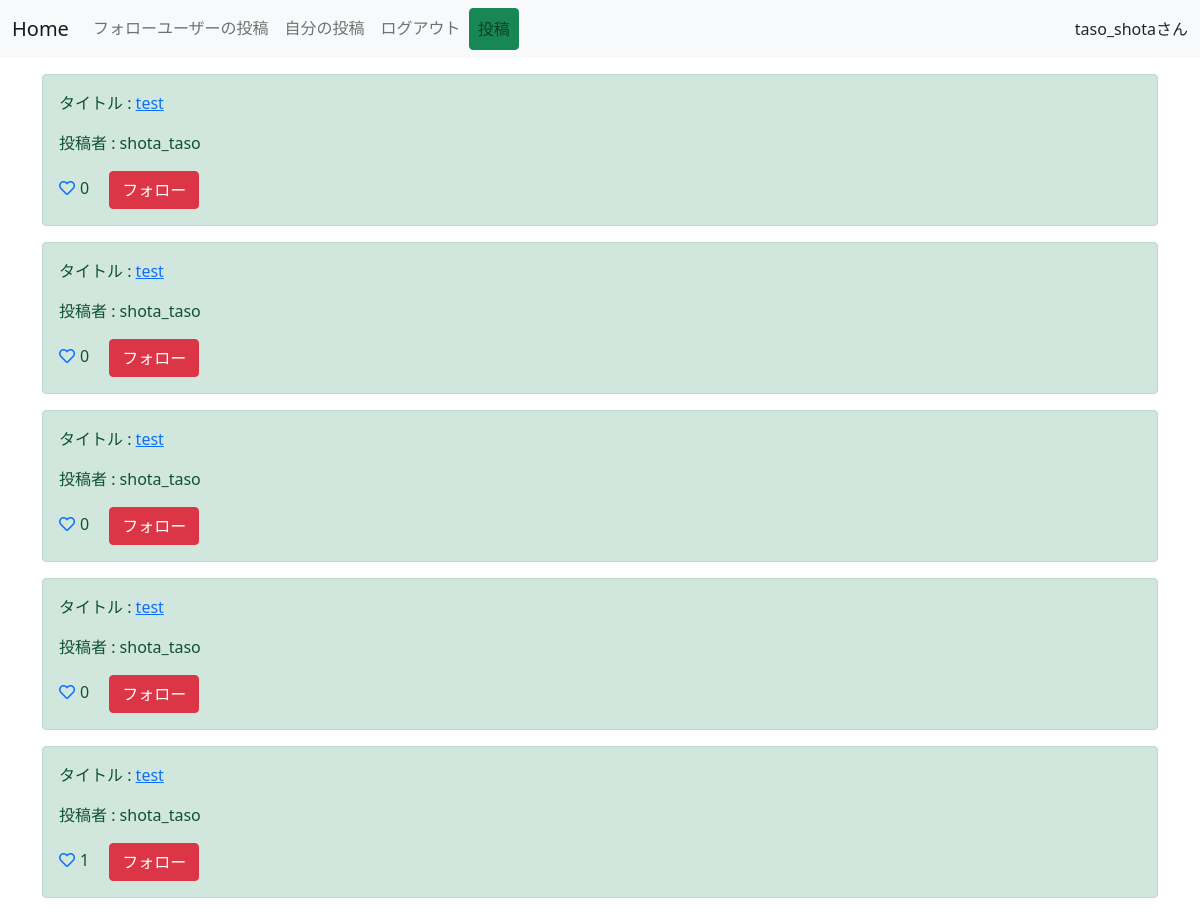
The app's page /snsapp/home/ (signed in) with its own data.
### snsapp/models.py (models this page shows, shortened)
class Post(models.Model):
    title = models.CharField(max_length=100)
    content = models.TextField()
    user = models.ForeignKey(User, on_delete=models.CASCADE)
    like = models.ManyToManyField(User, related_name='related_post', blank=True)
    created_at = models.DateTimeField(auto_now_add=True)
    class Meta:
        ordering = ["-created_at"]

### snsapp/views.py (the view)
# urls.py: path('home/', Home.as_view(), name='home'),
class Home(LoginRequiredMixin, ListView):
    model = Post
    template_name = 'list.html'
    def get_queryset(self):
        return Post.objects.exclude(user=self.request.user)
    def get_context_data(self, *args, **kwargs):
        context = super().get_context_data(*args, **kwargs)
        context['connection'] = Connection.objects.get_or_create(user=self.request.user)
        return context

### templates/list.html
{% extends 'base.html' %}
{% load static %}
{% block customcss %}
    <link rel="stylesheet" href="{% static 'style.css' %}">
{% endblock customcss %}
{% block content %}
<div class="container mt-3">
    {% for item in object_list %}
    <div class="alert alert-success" role="alert">
        <p>タイトル : <a href="{% url 'detail' item.pk %}">{{item.title}}</a></p>
        <p>投稿者 : {{item.user.username}}</p>
        {% if request.user in item.like.all %}
        <a href="{% url 'like-home' item.pk %}" class="like-btn add-color" tabindex="-1" role="button" aria-disabled="true"><i class="fas fa-heart"></i></a>{{item.like.count}}
        {% else %}
        <a href="{% url 'like-home' item.pk %}" class="like-btn" tabindex="-1" role="button" aria-disabled="true"><i class="far fa-heart"></i></a>{{item.like.count}}
        {% endif %}
        {% if item.user in connection.0.following.all %}
        <a href="{% url 'follow-home' item.id %}" class="btn btn-danger ms-3" tabindex="-1" role="button" aria-disabled="true">フォロー解除</a>
        {% else %}
        <a href="{% url 'follow-home' item.id %}" class="btn btn-danger ms-3" tabindex="-1" role="button" aria-disabled="true">フォロー</a>
        {% endif %}
    </div>
    {% endfor %}
</div>
{% endblock content %}

### templates/base.html (shortened to what this page needs)
{% load static %}
<!doctype html>
<html lang="ja">
  <head>
    <link href="https://cdn.jsdelivr.net/npm/bootstrap@5.0.0-beta3/dist/css/bootstrap.min.css" rel="stylesheet">
    <link rel="stylesheet" href="https://use.fontawesome.com/releases/v5.15.1/css/all.css">
    {% block customcss %}
    {% endblock customcss %}
  </head>
  <body>
    <nav class="navbar navbar-expand-lg navbar-light bg-light mb-3">
        <div class="container-fluid">
          <a class="navbar-brand" href="{% url 'home' %}">Home</a>
          <div class="collapse navbar-collapse" id="navbarNavAltMarkup">
            <div class="navbar-nav">
              <a class="nav-link" href="{% url 'follow-list' %}">フォローユーザーの投稿</a>
              <a class="nav-link" href="{% url 'mypost' %}">自分の投稿</a>
              <a class="nav-link" href="/accounts/logout/">ログアウト</a>
              <a class="nav-link btn btn-success" href="{% url 'create' %}" role="button">投稿</a>
            </div>
          </div>
          <div>
            {{request.user.username}}さん
          </div>
        </div>
      </nav>
      {% block content %}
      {% endblock content %}
  </body>
</html>

### static/style.css (style rules this page uses)
.like-btn { display: inline-block; margin-right: 5px }

### records on screen
Post: title "test", user.username "shota_taso", like.count "0", shows "フォロー"
Post: title "test", user.username "shota_taso", like.count "0", shows "フォロー"
Post: title "test", user.username "shota_taso", like.count "0", shows "フォロー"
Post: title "test", user.username "shota_taso", like.count "0", shows "フォロー"
Post: title "test", user.username "shota_taso", like.count "1", shows "フォロー"

### other values on screen
{{ request.user.username }} "taso_shota"
